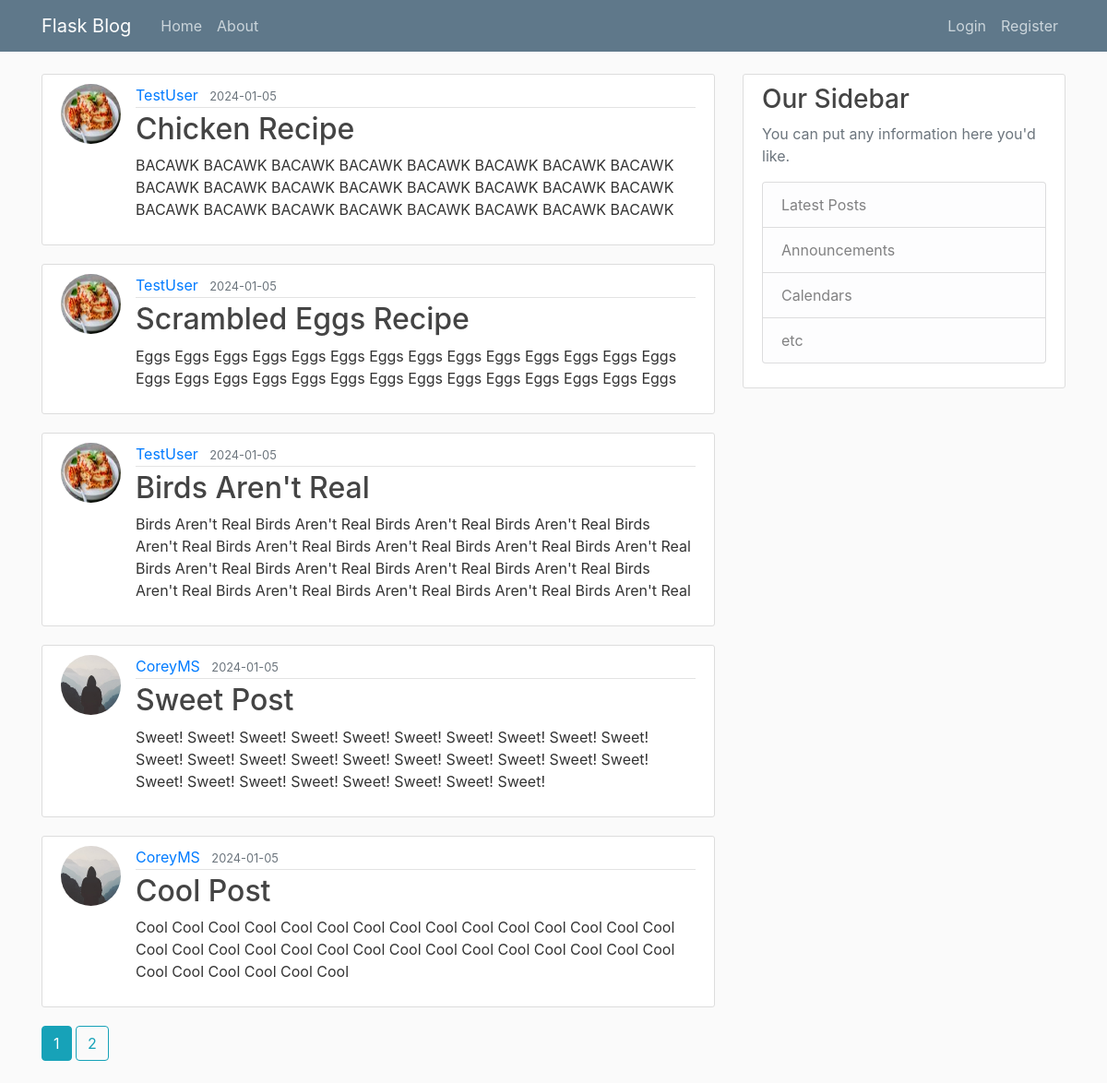
The page /home on the database its author committed.
### flaskblog/models.py (models this page shows, shortened)
class Post(db.Model):
    id = db.Column(db.Integer, primary_key=True)
    title = db.Column(db.String(100), nullable=False)
    date_posted = db.Column(db.DateTime, nullable=False, default=datetime.utcnow)
    content = db.Column(db.Text, nullable=False)
    user_id = db.Column(db.Integer, db.ForeignKey('user.id'), nullable=False)

class User(db.Model, UserMixin):
    id = db.Column(db.Integer, primary_key=True)
    username = db.Column(db.String(20), unique=True, nullable=False)
    email = db.Column(db.String(120), unique=True, nullable=False)
    image_file = db.Column(db.String(20), nullable=False, default='default.jpg')
    password = db.Column(db.String(60), nullable=False)
    posts = db.relationship('Post', backref='author', lazy=True)

### flaskblog/main/routes.py (the view)
@main.route("/")
@main.route("/home")
def home():
    page = request.args.get('page', 1, type=int)
    posts = Post.query.order_by(Post.date_posted.desc()).paginate(page=page, per_page=5)
    return render_template('home.html', posts=posts)

### flaskblog/templates/home.html
{% extends "layout.html" %}
{% block content %}
    {% for post in posts.items %}
        <article class="media content-section">
        <img class="rounded-circle article-img" src="{{ url_for('static', filename='profile_pics/' + post.author.image_file) }}">
        <div class="media-body">
            <div class="article-metadata">
                <a class="mr-2" href="{{ url_for('users.user_posts', username=post.author.username) }}">{{ post.author.username }}</a>
                <small class="text-muted">{{ post.date_posted.strftime('%Y-%m-%d') }}</small>
            </div>
            <h2><a class="article-title" href="{{ url_for('posts.post', post_id=post.id) }}">{{ post.title }}</a></h2>
            <p class="article-content">{{ post.content }}</p>
        </div>
        </article>
    {% endfor %}
    {% for page_num in posts.iter_pages(left_edge=1, right_edge=1, left_current=1, right_current=2) %}
        {% if page_num %}
            {% if posts.page == page_num %}
                <a class="btn btn-info mb-4" href="{{ url_for('main.home', page=page_num) }}">{{ page_num }}</a>
            {% else %}
                <a class="btn btn-outline-info mb-4" href="{{ url_for('main.home', page=page_num) }}">{{ page_num }}</a>
            {% endif %}
        {% else %}
            ...
        {% endif %}
    {% endfor %}
{% endblock content %}

### flaskblog/templates/layout.html (shortened to what this page needs)
<!DOCTYPE html>
<html>
<head>
    <link rel="stylesheet" href="https://maxcdn.bootstrapcdn.com/bootstrap/4.0.0/css/bootstrap.min.css">
    <link rel="stylesheet" type="text/css" href="{{ url_for('static', filename='main.css') }}">
</head>
<body>
    <header class="site-header">
        <nav class="navbar navbar-expand-md navbar-dark bg-steel fixed-top">
        <div class="container">
            <a class="navbar-brand mr-4" href="/">Flask Blog</a>
            <div class="collapse navbar-collapse" id="navbarToggle">
            <div class="navbar-nav mr-auto">
                <a class="nav-item nav-link" href="{{ url_for('main.home') }}">Home</a>
                <a class="nav-item nav-link" href="{{ url_for('main.about') }}">About</a>
            </div>
            <div class="navbar-nav">
                {% if current_user.is_authenticated %}
                <a class="nav-item nav-link" href="{{ url_for('posts.new_post') }}">New Post</a>
                <a class="nav-item nav-link" href="{{ url_for('users.account') }}">Account</a>
                <a class="nav-item nav-link" href="{{ url_for('users.logout') }}">Logout</a>
                {% else %}
                <a class="nav-item nav-link" href="{{ url_for('users.login') }}">Login</a>
                <a class="nav-item nav-link" href="{{ url_for('users.register') }}">Register</a>
                {% endif %}
            </div>
            </div>
        </div>
        </nav>
    </header>
    <main role="main" class="container">
        <div class="row">
        <div class="col-md-8">
            {% block content %}{% endblock %}
        </div>
        <div class="col-md-4">
            <div class="content-section">
            <h3>Our Sidebar</h3>
            <p class='text-muted'>You can put any information here you'd like.
                <ul class="list-group">
                <li class="list-group-item list-group-item-light">Latest Posts</li>
                <li class="list-group-item list-group-item-light">Announcements</li>
                <li class="list-group-item list-group-item-light">Calendars</li>
                <li class="list-group-item list-group-item-light">etc</li>
                </ul>
            </p>
            </div>
        </div>
        </div>
    </main>
</body>
</html>

### flaskblog/static/main.css (style rules this page uses)
body { background: #fafafa; color: #333333; margin-top: 5rem; }
h1, h2, h3, h4, h5, h6 { color: #444444; }
.bg-steel { background-color: #5f788a; }
.site-header .navbar-nav .nav-link { color: #cbd5db; }
.content-section { background: #ffffff; padding: 10px 20px; border: 1px solid #dddddd; border-radius: 3px; margin-bottom: 20px; }
.article-title { color: #444444; }
.article-content { white-space: pre-line; }
.article-img { height: 65px; width: 65px; margin-right: 16px; }
.article-metadata { padding-bottom: 1px; margin-bottom: 4px; border-bottom: 1px solid #e3e3e3 }

### rows shown on the page
Post: image_file (picture), author.username "TestUser", date_posted "2024-01-05", title "Chicken Recipe", content "BACAWK BACAWK BACAWK BACAWK BACAWK BACAWK BACAWK BACAWK BACAWK BACAWK BACAWK BACAWK BACAWK BACAWK BACAWK BACAWK BACAWK BACAWK BACAWK BACAWK BACAWK BACAWK BACAWK BACAWK"
Post: image_file (picture), author.username "TestUser", date_posted "2024-01-05", title "Scrambled Eggs Recipe", content "Eggs Eggs Eggs Eggs Eggs Eggs Eggs Eggs Eggs Eggs Eggs Eggs Eggs Eggs Eggs Eggs Eggs Eggs Eggs Eggs Eggs Eggs Eggs Eggs Eggs Eggs Eggs Eggs"
Post: image_file (picture), author.username "TestUser", date_posted "2024-01-05", title "Birds Aren't Real", content "Birds Aren't Real Birds Aren't Real Birds Aren't Real Birds Aren't Real Birds Aren't Real Birds Aren't Real Birds Aren't Real Birds Aren't Real Birds Aren't Real Birds Aren't Real Birds Aren't Real Birds Aren't Real Birds Aren't Real Birds Aren't Real Birds Aren't Real Birds Aren't Real Birds Aren't Real Birds Aren't Real"
Post: image_file (placeholder picture), author.username "CoreyMS", date_posted "2024-01-05", title "Sweet Post", content "Sweet! Sweet! Sweet! Sweet! Sweet! Sweet! Sweet! Sweet! Sweet! Sweet! Sweet! Sweet! Sweet! Sweet! Sweet! Sweet! Sweet! Sweet! Sweet! Sweet! Sweet! Sweet! Sweet! Sweet! Sweet! Sweet! Sweet! Sweet!"
Post: image_file (placeholder picture), author.username "CoreyMS", date_posted "2024-01-05", title "Cool Post", content "Cool Cool Cool Cool Cool Cool Cool Cool Cool Cool Cool Cool Cool Cool Cool Cool Cool Cool Cool Cool Cool Cool Cool Cool Cool Cool Cool Cool Cool Cool Cool Cool Cool Cool Cool Cool"

### other values the page prints
{{ page_num }} "1"
{{ page_num }} "2"
